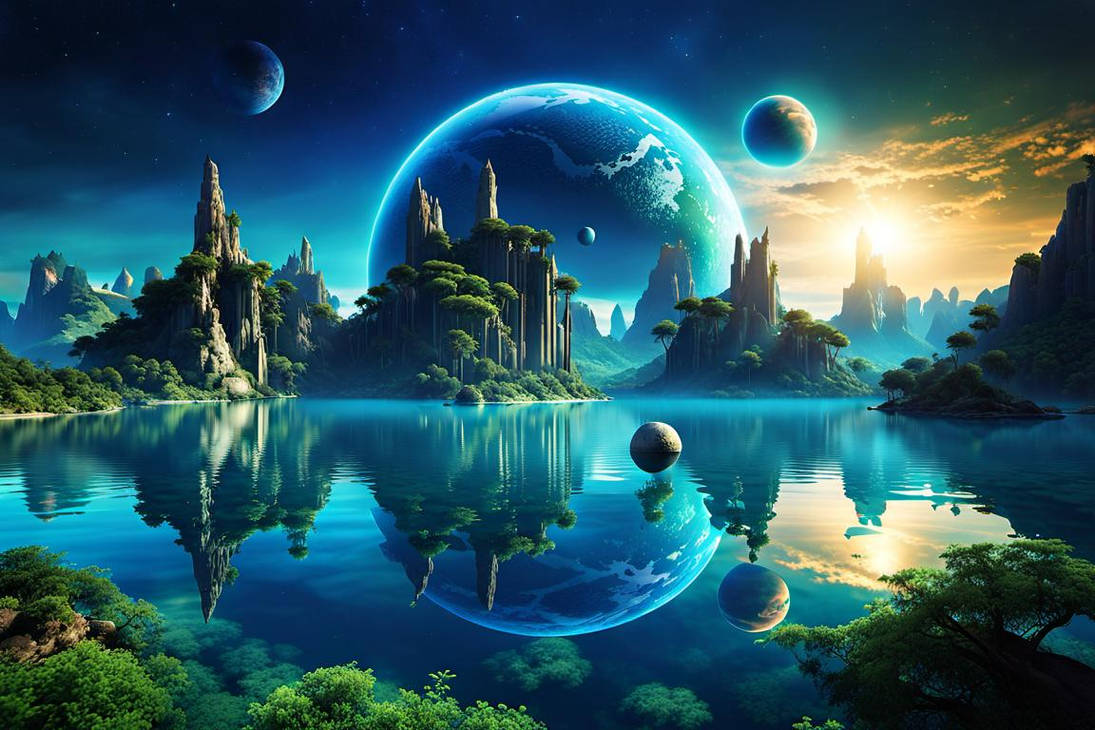
#> input picture image.png, 1095 x 730 px
$ python main.py
#> lines starting #> are read from the running program, lines starting #| are printed output that depends on the picture
import cv2
import numpy as np
#load image
image=cv2.imread("image.png")
#> image is the input picture: shape (730, 1095, 3); mean B, G, R 99.8, 88.9, 41.7
if image is None:
    print("image not found")
    exit()
#display the original image
cv2.imshow("original image",image)
#color conversions
gray=cv2.cvtColor(image,cv2.COLOR_BGR2GRAY)
cv2.imshow("Gray image",gray)
hsv=cv2.cvtColor(image,cv2.COLOR_BGR2HSV)#color concentated image
#> hsv: shape (730, 1095, 3); mean H, S, V 87.8, 184.2, 110.5
cv2.imshow("hsv image",hsv)
#image rotation
clockwise=cv2.rotate(image,cv2.ROTATE_90_CLOCKWISE)
cv2.imshow("Clockwise rotation",clockwise)
anticlockwise=cv2.rotate(image,cv2.ROTATE_90_COUNTERCLOCKWISE)
cv2.imshow("Anticlockwise rotation",anticlockwise)
#verical flipping
vertical=cv2.flip(image,0)
cv2.imshow("vertical flip",vertical)
#crop an image
cropped_section=image[0:200,0:200]
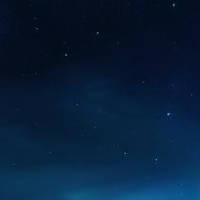
#> cropped_section: shape (200, 200, 3); mean B, G, R 58, 30.9, 7
cv2.imshow("Cropped section",cropped_section)
#increase brightness
bright=np.clip(image.astype(np.int16)+50,0,255).astype(np.uint8)
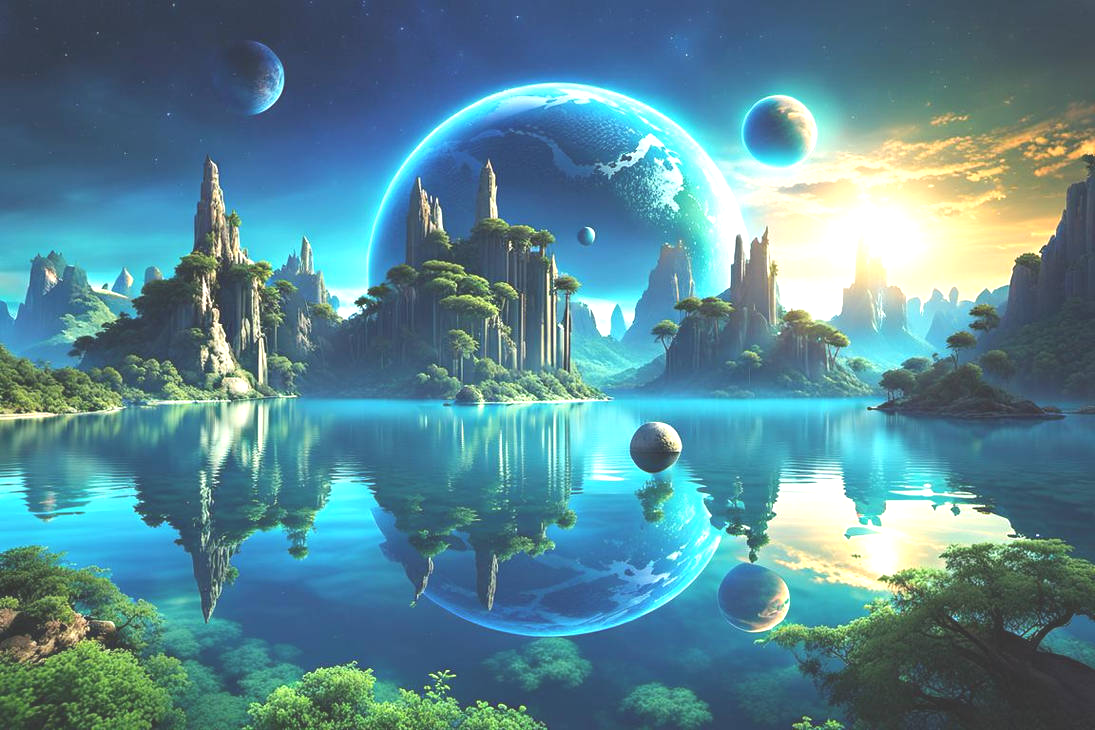
#> bright: shape (730, 1095, 3); mean B, G, R 148.6, 137, 89.6
cv2.imshow("Bright image",bright)
#Decrease the brightness
dark=np.clip(image.astype(np.int16)-50,0,255).astype(np.uint8)
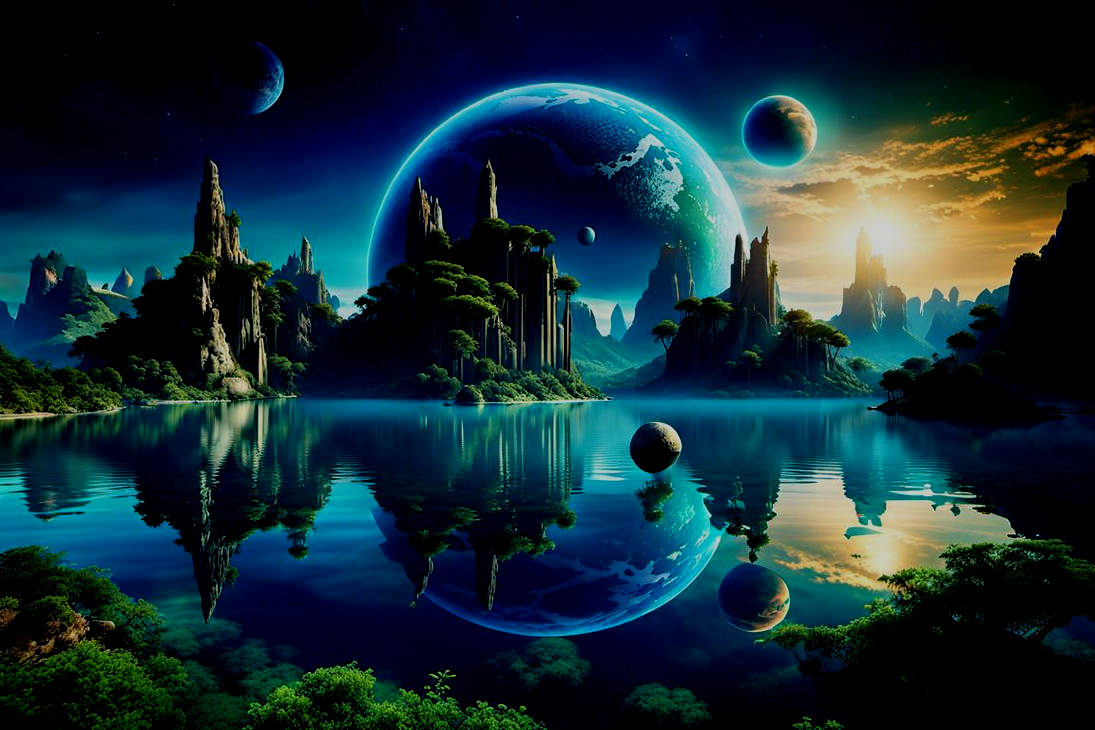
#> dark: shape (730, 1095, 3); mean B, G, R 54.1, 45.6, 20.1
cv2.imshow("Dark image",dark)
#Increase contrast
contrast=cv2.convertScaleAbs(image,alpha=1.5,beta=0)
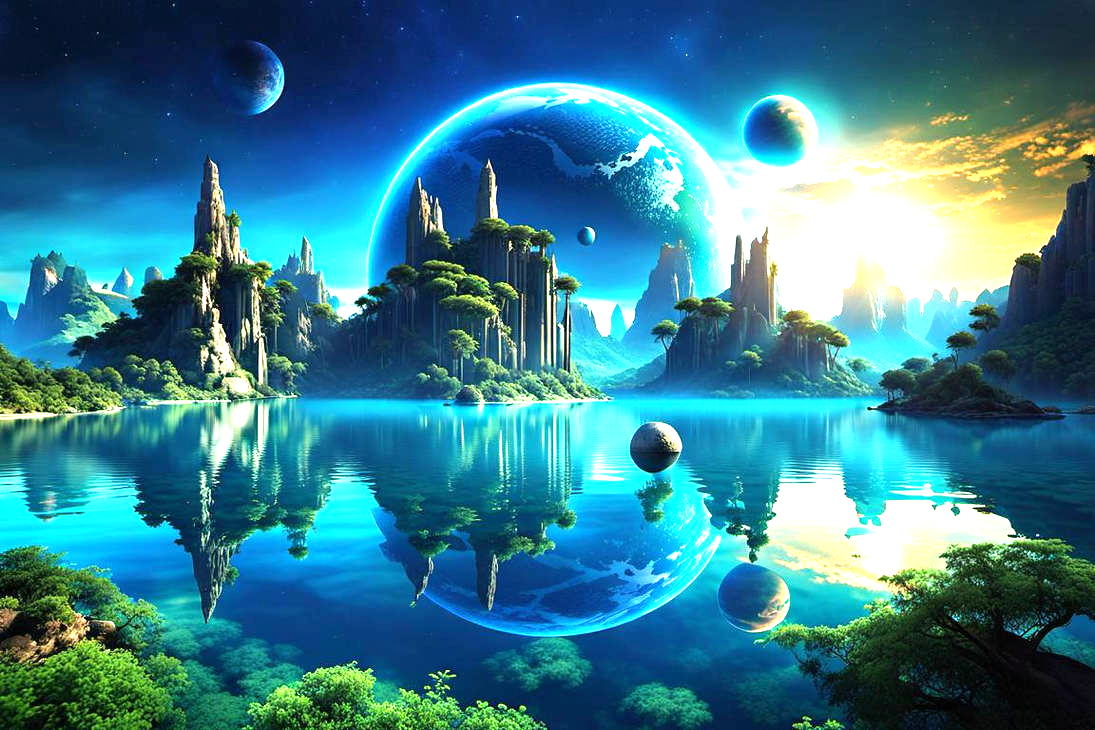
#> contrast: shape (730, 1095, 3); mean B, G, R 142.6, 124.8, 55.8
cv2.imshow("High contrast Image",contrast)
#horizontal flipping
horizontal=cv2.flip(image,1)
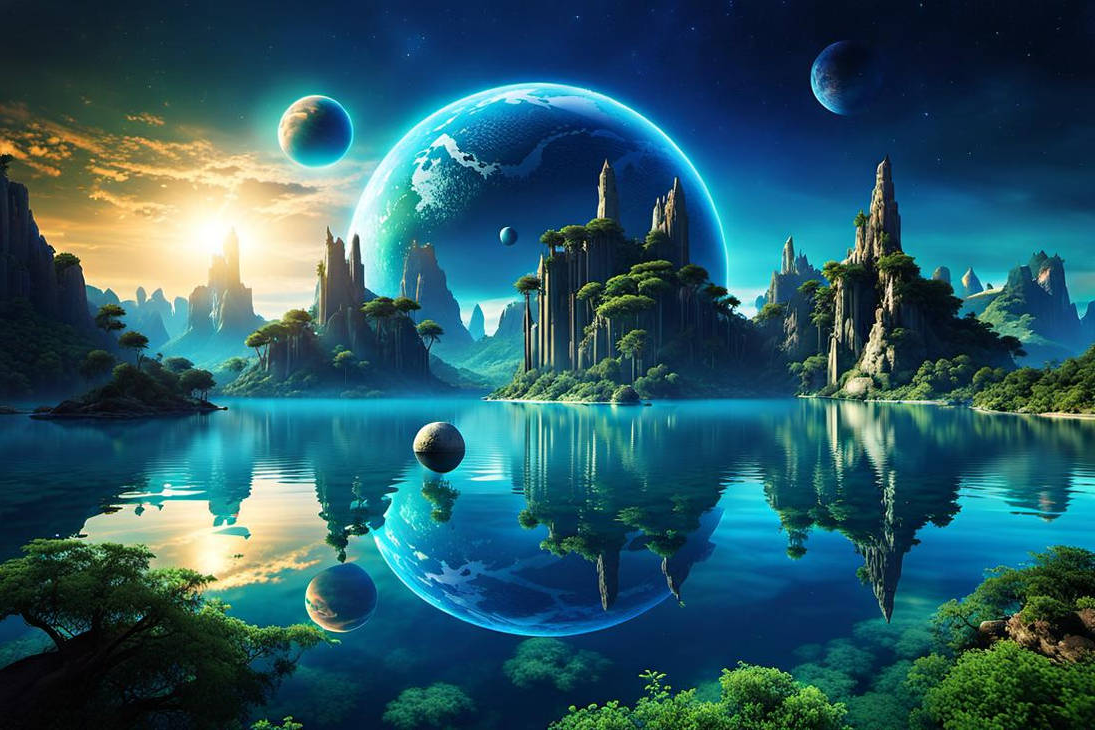
#> horizontal: shape (730, 1095, 3); mean B, G, R 99.8, 88.9, 41.7
cv2.imshow("Horizontal flip",horizontal)
#negative image
negative=225-image
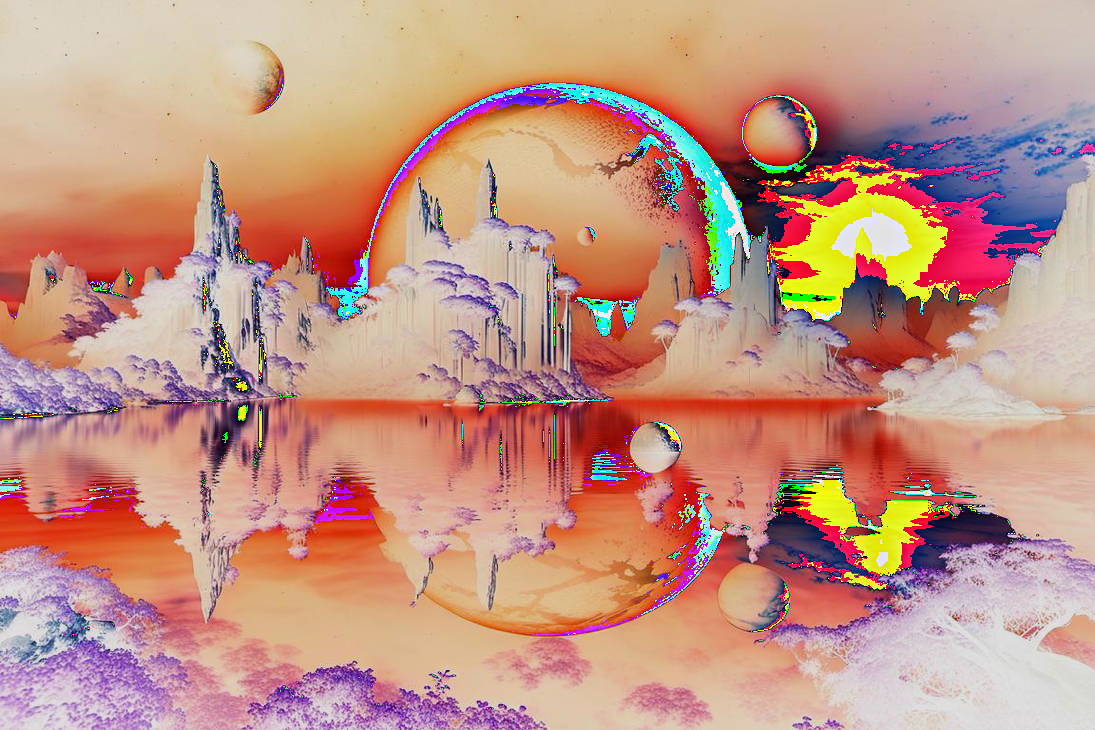
#> negative: shape (730, 1095, 3); mean B, G, R 131.7, 147.2, 195.1
cv2.imshow("Negative image",negative)
#keep the window open
cv2.waitKey(0)
cv2.destroyAllWindows()
